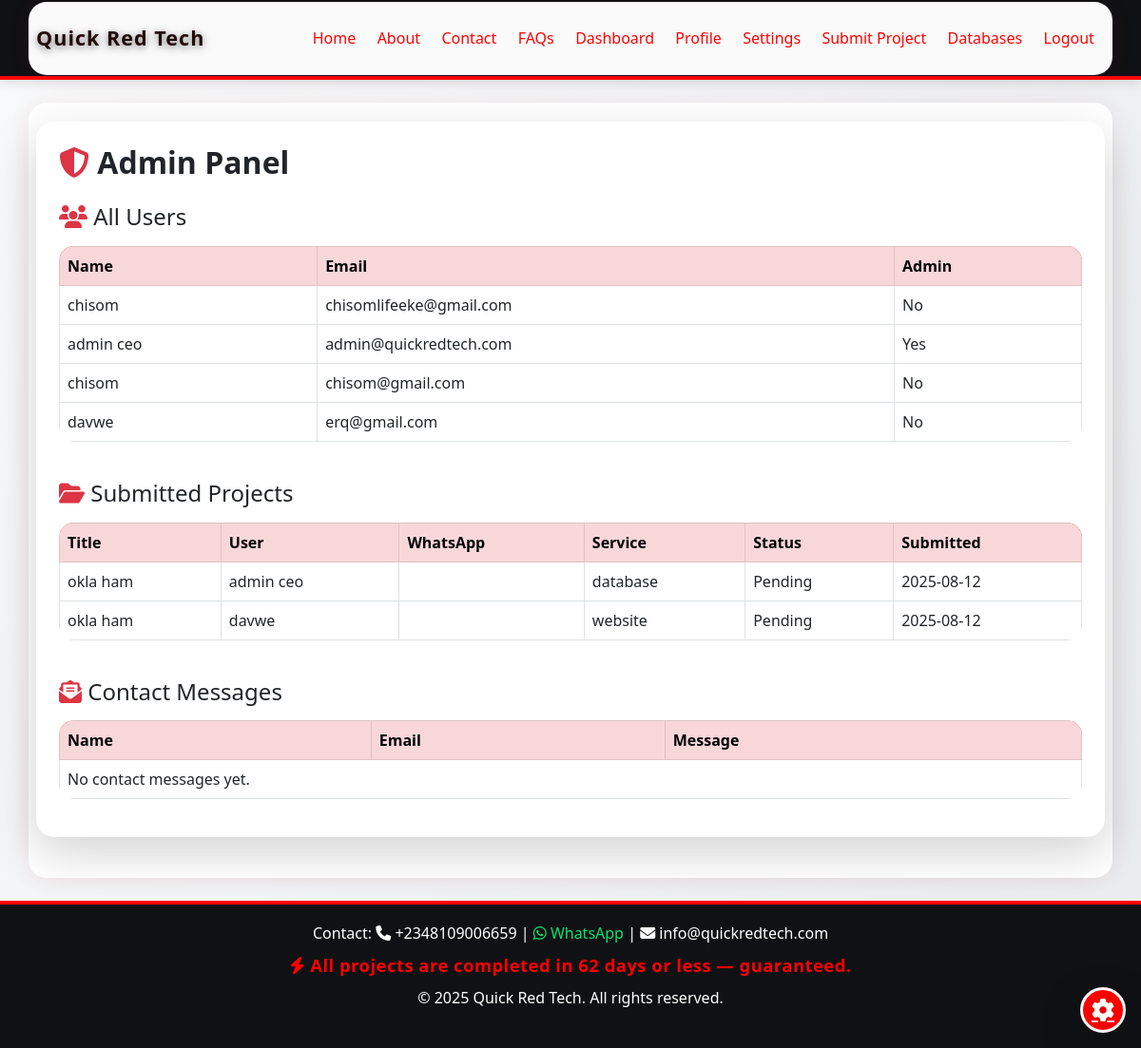
The app's page /admin (signed in) with its own data.
### quickredtech/models.py (models this page shows, shortened)
class User(UserMixin, db.Model):
    id = db.Column(db.Integer, primary_key=True)
    name = db.Column(db.String(64), nullable=False)
    email = db.Column(db.String(120), unique=True, nullable=False)
    password_hash = db.Column(db.String(128), nullable=False)
    is_admin = db.Column(db.Boolean, default=False)
    projects = db.relationship('Project', backref='owner', lazy=True)

class Project(db.Model):
    id = db.Column(db.Integer, primary_key=True)
    user_id = db.Column(db.Integer, db.ForeignKey('user.id'), nullable=False)
    title = db.Column(db.String(140), nullable=False)
    description = db.Column(db.Text, nullable=False)
    service_type = db.Column(db.String(64), nullable=False)
    status = db.Column(db.String(64), default='Pending')
    submission_date = db.Column(db.DateTime, default=datetime.utcnow)
    completion_estimate = db.Column(db.DateTime)
    file_path = db.Column(db.String(256))

### quickredtech/routes.py (the view)
    @app.route('/admin')
    @login_required
    def admin_panel():
        if not current_user.is_admin:
            flash('Admin access required.', 'danger')
            return redirect(url_for('dashboard'))
        users = User.query.all()
        projects = Project.query.all()
        active_user_ids = {p.user_id for p in projects}
        return render_template('admin_panel.html', users=users, contacts=contact_messages, projects=projects, active_user_ids=active_user_ids)

### quickredtech/routes.py (called while the page is built)
@login_manager.user_loader
def load_user(user_id):
    return User.query.get(int(user_id))

### quickredtech/templates/admin_panel.html (shortened to what this page needs)
{% extends 'base.html' %}
{% block content %}
<div class="card shadow-lg border-0 p-4 mb-4 animate__animated animate__fadeIn">
    <h2 class="fw-bold mb-4"><i class="fa-solid fa-shield-halved text-danger"></i> Admin Panel</h2>
    <h4 class="mb-3"><i class="fa-solid fa-users text-danger"></i> All Users</h4>
    <div class="table-responsive">
    <table class="table table-bordered table-hover">
        <thead class="table-danger">
            <tr><th>Name</th><th>Email</th><th>Admin</th></tr>
        </thead>
        <tbody>
        {% for user in users %}
            <tr>
                <td>{{ user.name }}</td>
                <td>{{ user.email }}</td>
                <td>{{ 'Yes' if user.is_admin else 'No' }}</td>
            </tr>
        {% endfor %}
        </tbody>
    </table>
    </div>
    <h4 class="mt-4 mb-3"><i class="fa-solid fa-folder-open text-danger"></i> Submitted Projects</h4>
    <div class="table-responsive">
    <table class="table table-bordered table-hover">
        <thead class="table-danger">
            <tr><th>Title</th><th>User</th><th>WhatsApp</th><th>Service</th><th>Status</th><th>Submitted</th></tr>
        </thead>
        <tbody>
        {% for project in projects %}
            <tr>
                <td>{{ project.title }}</td>
                <td>{{ project.owner.name }}</td>
                <td><a href="https://wa.me/{{ project.whatsapp|replace('+','') }}" target="_blank">{{ project.whatsapp }}</a></td>
                <td>{{ project.service_type }}</td>
                <td>{{ project.status }}</td>
                <td>{{ project.submission_date.strftime('%Y-%m-%d') }}</td>
            </tr>
        {% else %}
            <tr><td colspan="6">No projects submitted yet.</td></tr>
        {% endfor %}
        </tbody>
    </table>
    </div>
    <h4 class="mt-4 mb-3"><i class="fa-solid fa-envelope-open-text text-danger"></i> Contact Messages</h4>
    <div class="table-responsive">
    <table class="table table-bordered table-hover">
        <thead class="table-danger">
            <tr><th>Name</th><th>Email</th><th>Message</th></tr>
        </thead>
        <tbody>
        {% for msg in contacts %}
            <tr>
                <td>{{ msg.name }}</td>
                <td>{{ msg.email }}</td>
                <td>{{ msg.message }}</td>
            </tr>
        {% else %}
            <tr><td colspan="3">No contact messages yet.</td></tr>
        {% endfor %}
        </tbody>
    </table>
    </div>
</div>
{% endblock %}
{% block head %}
<link rel="stylesheet" href="https://cdnjs.cloudflare.com/ajax/libs/animate.css/4.1.1/animate.min.css"/>
{% endblock %}

### quickredtech/templates/base.html (style rules this page uses)
:root { --red: #FF0000; --dark: #181A20; --darker: #101114; --light: #f8f9fa; --gradient: linear-gradient(135deg, #ff0000 0%, #c40000 100%); --contrast: #fff; --accent: #FFD600; }
body { background: linear-gradient(120deg, #f8f9fa 0%, #e9ecef 100%); font-family: 'Segoe UI', 'Roboto', Arial, sans-serif; color: #222; }
.card { border: none; border-radius: 1.2rem; box-shadow: 0 4px 24px 0 #c4000022; transition: box-shadow 0.2s; background: #fff; }
.table { border-radius: 1rem; overflow: hidden; background: #fff; }
.table thead { background: var(--red); color: #fff; }

### records on screen
User: name "chisom", email "chisomlifeeke@gmail.com", is_admin "No"
User: name "admin ceo", email "admin@quickredtech.com", is_admin "Yes"
User: name "chisom", email "chisom@gmail.com", is_admin "No"
User: name "davwe", email "erq@gmail.com", is_admin "No"
Project: title "okla ham", owner.name "admin ceo", service_type "database", status "Pending", submission_date "2025-08-12"
Project: title "okla ham", owner.name "davwe", service_type "website", status "Pending", submission_date "2025-08-12"

### other values on screen
{{ 2025 }} "2025"
